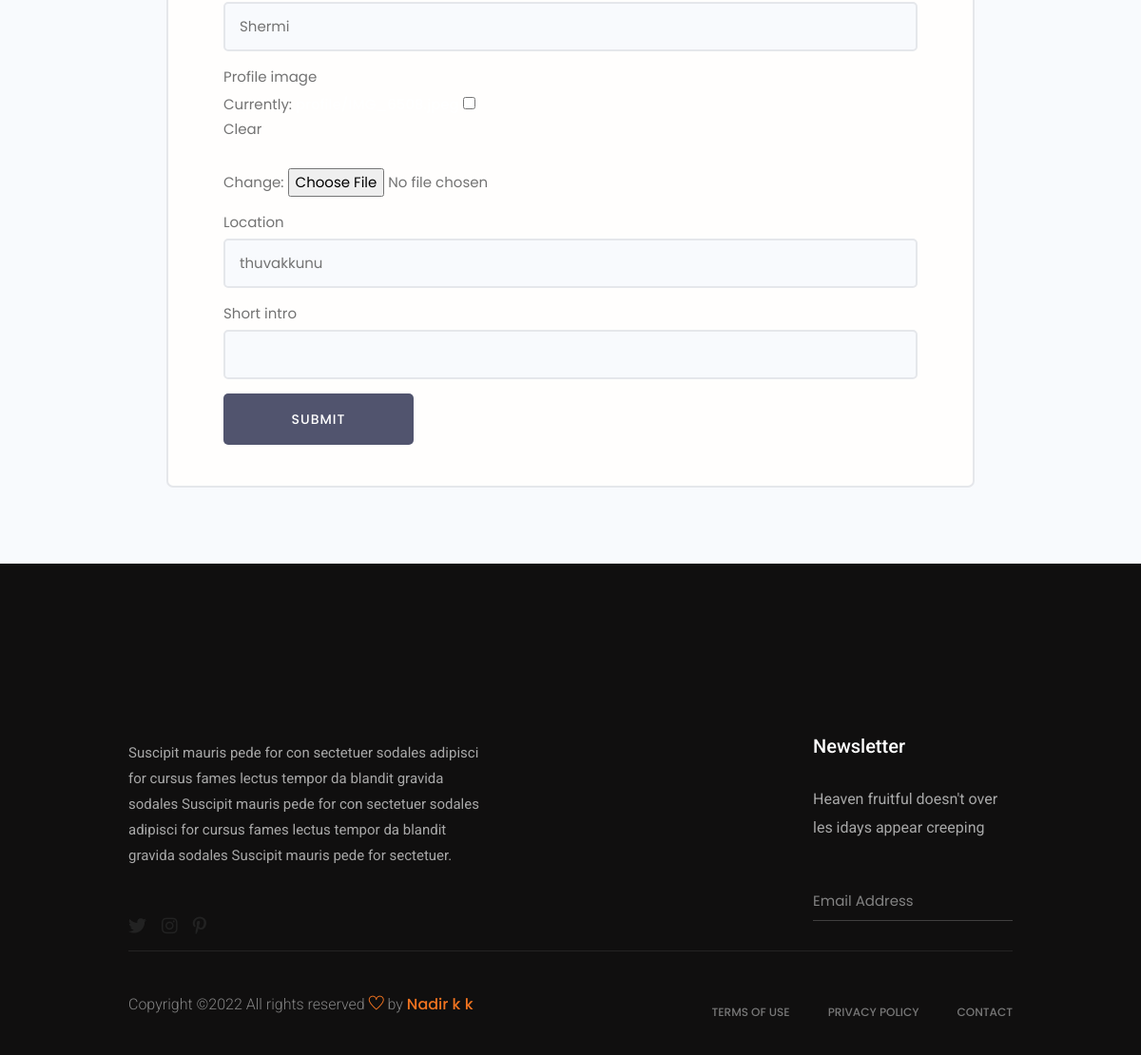
Before: /user/edit-account/ (signed in, lower part) with the older database file.
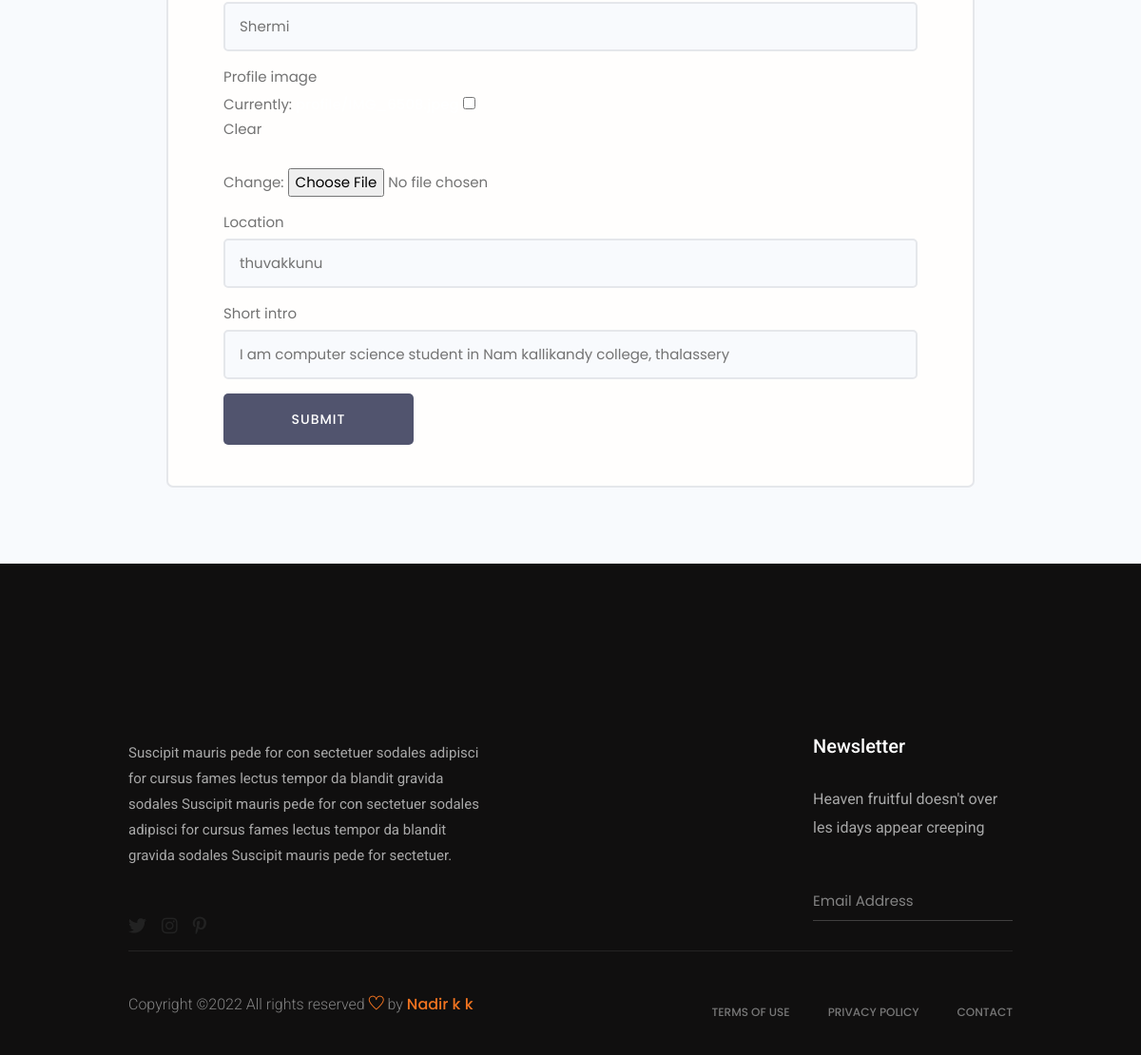
After: the same page with the newer database file.
### user/models.py (models this page shows, shortened)
class Profile(models.Model):
    user = models.OneToOneField(User, on_delete=models.CASCADE, null=True, blank=True)
    name = models.CharField(max_length=200, blank=True, null=True)
    username = models.CharField(max_length=200, blank=True, null=True)
    email = models.CharField(max_length=500, blank=True, null=True)
    short_intro = models.CharField(max_length=500, blank=True, null=True)
    location = models.CharField(max_length=500, blank=True, null=True)
    profile_image = models.ImageField(upload_to='profile/', null=True, blank=True, default='profile/user-default.png',)
    interest_category = models.ManyToManyField('Interest', blank=True, related_name='interest')
    created = models.DateTimeField(auto_now_add=True)
    id = models.UUIDField(default=uuid.uuid4, unique=True,
                          primary_key=True, editable=False)

### user/views.py (the view)
# urls.py: path('edit-account/', views.editAccount, name='edit-account'),
@login_required(login_url='login')
def editAccount(request):
    profile = request.user.profile
    form = ProfileForm(instance=profile)
    if request.method == 'POST':
        form = ProfileForm(request.POST, request.FILES, instance=profile)
        if form.is_valid():
            form.save()
            return redirect('account')
    context = {'form': form}
    return render(request, 'user/profile_form.html', context=context)

### user/forms.py
class ProfileForm(ModelForm):
    class Meta:
        model = Profile
        fields = [
            'email', 'username', 'profile_image', 'location', 'short_intro'
        ]
    def __init__(self, *args, **kwargs):
        super(ProfileForm, self).__init__(*args, **kwargs)
        for name, field in self.fields.items():
            field.widget.attrs.update({'class': 'input'})

### user/templates/user/profile_form.html (shortened to what this page needs)
{% extends 'main.html' %}
{% load static %}
{% block content %}
<link rel="stylesheet" href="{% static 'css/app.css' %}" />
<main class="formPage my-xl">
    <div class="content-box">
        <div class="formWrapper">
            <br>
            <form class="form" method="POST" action="{% url 'edit-account' %}" enctype="multipart/form-data">
                {% for field in form %}
                <div class="form__field">
                    <label for="formInput#text">{{field.label}}</label>
                    {{field}}
                </div>
                {% endfor %}
                <input class="btn btn--sub btn--lg  my-md" type="submit" value="Submit" />
            </form>
        </div>
    </div>
</main>
{% endblock content %}

Changed rows visible on the page:
changed Profile "Shermi": short_intro (not shown) → "I am computer science student in Nam kallikandy college, thalassery"
